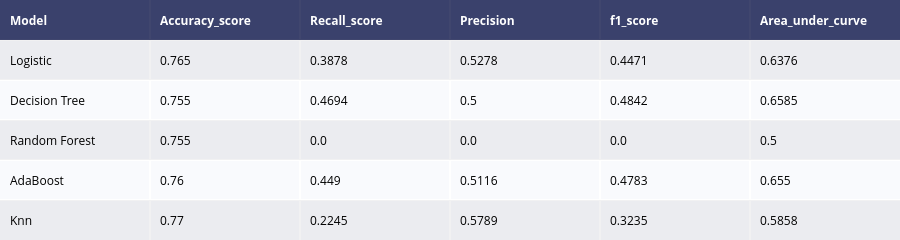

Notebook code for this chart:
### Markdown cell above
#### <font color='maroon'> Accuracy of models on Hyperparameter Tuning </font>

### Code cell
# Outputs for all model
model1 = model_performance(grid_lr,X_train,X_test,Y_train, Y_test,"Logistic" )
model2 = model_performance(grid_dtc, X_train, X_test, Y_train, Y_test,"Decision Tree")
model3 = model_performance(grid_rf, X_train, X_test, Y_train, Y_test,"Random Forest")
model4 = model_performance(grid_abc, X_train, X_test, Y_train, Y_test,"AdaBoost")
model5 = model_performance(grid_knn, X_train, X_test, Y_train, Y_test,"Knn")


# Concat all models
model_performances = pd.concat([model1, model2, model3, model4, model5], axis=0).reset_index()

model_performances = model_performances.drop(columns="index",axis=1)

table = ff.create_table(np.round(model_performances,4))

py.iplot(table)

### Figure 1 — Plotly figure (JSON) as saved in the notebook; plotly's stock layout.template omitted (floating-point values rounded to 4 significant figures)
{"data": [{"colorscale": [[0, "#00083e"], [0.5, "#ededee"], [1, "#ffffff"]], "hoverinfo": "none", "opacity": 0.75, "showscale": false, "type": "heatmap", "z": [[0, 0, 0, 0, 0, 0], [0.5, 0.5, 0.5, 0.5, 0.5, 0.5], [1, 1, 1, 1, 1, 1], [0.5, 0.5, 0.5, 0.5, 0.5, 0.5], [1, 1, 1, 1, 1, 1], [0.5, 0.5, 0.5, 0.5, 0.5, 0.5]]}], "layout": {"annotations": [{"align": "left", "font": {"color": "#ffffff"}, "showarrow": false, "text": "<b>Model</b>", "x": -0.45, "xanchor": "left", "xref": "x", "y": 0, "yref": "y"}, {"align": "left", "font": {"color": "#ffffff"}, "showarrow": false, "text": "<b>Accuracy_score</b>", "x": 0.55, "xanchor": "left", "xref": "x", "y": 0, "yref": "y"}, {"align": "left", "font": {"color": "#ffffff"}, "showarrow": false, "text": "<b>Recall_score</b>", "x": 1.55, "xanchor": "left", "xref": "x", "y": 0, "yref": "y"}, {"align": "left", "font": {"color": "#ffffff"}, "showarrow": false, "text": "<b>Precision</b>", "x": 2.55, "xanchor": "left", "xref": "x", "y": 0, "yref": "y"}, {"align": "left", "font": {"color": "#ffffff"}, "showarrow": false, "text": "<b>f1_score</b>", "x": 3.55, "xanchor": "left", "xref": "x", "y": 0, "yref": "y"}, {"align": "left", "font": {"color": "#ffffff"}, "showarrow": false, "text": "<b>Area_under_curve</b>", "x": 4.55, "xanchor": "left", "xref": "x", "y": 0, "yref": "y"}, {"align": "left", "font": {"color": "#000000"}, "showarrow": false, "text": "Logistic", "x": -0.45, "xanchor": "left", "xref": "x", "y": 1, "yref": "y"}, {"align": "left", "font": {"color": "#000000"}, "showarrow": false, "text": "0.765", "x": 0.55, "xanchor": "left", "xref": "x", "y": 1, "yref": "y"}, {"align": "left", "font": {"color": "#000000"}, "showarrow": false, "text": "0.3878", "x": 1.55, "xanchor": "left", "xref": "x", "y": 1, "yref": "y"}, {"align": "left", "font": {"color": "#000000"}, "showarrow": false, "text": "0.5278", "x": 2.55, "xanchor": "left", "xref": "x", "y": 1, "yref": "y"}, {"align": "left", "font": {"color": "#000000"}, "showarrow": false, "text": "0.4471", "x": 3.55, "xanchor": "left", "xref": "x", "y": 1, "yref": "y"}, {"align": "left", "font": {"color": "#000000"}, "showarrow": false, "text": "0.6376", "x": 4.55, "xanchor": "left", "xref": "x", "y": 1, "yref": "y"}, {"align": "left", "font": {"color": "#000000"}, "showarrow": false, "text": "Decision Tree", "x": -0.45, "xanchor": "left", "xref": "x", "y": 2, "yref": "y"}, {"align": "left", "font": {"color": "#000000"}, "showarrow": false, "text": "0.755", "x": 0.55, "xanchor": "left", "xref": "x", "y": 2, "yref": "y"}, {"align": "left", "font": {"color": "#000000"}, "showarrow": false, "text": "0.4694", "x": 1.55, "xanchor": "left", "xref": "x", "y": 2, "yref": "y"}, {"align": "left", "font": {"color": "#000000"}, "showarrow": false, "text": "0.5", "x": 2.55, "xanchor": "left", "xref": "x", "y": 2, "yref": "y"}, {"align": "left", "font": {"color": "#000000"}, "showarrow": false, "text": "0.4842", "x": 3.55, "xanchor": "left", "xref": "x", "y": 2, "yref": "y"}, {"align": "left", "font": {"color": "#000000"}, "showarrow": false, "text": "0.6585", "x": 4.55, "xanchor": "left", "xref": "x", "y": 2, "yref": "y"}, {"align": "left", "font": {"color": "#000000"}, "showarrow": false, "text": "Random Forest", "x": -0.45, "xanchor": "left", "xref": "x", "y": 3, "yref": "y"}, {"align": "left", "font": {"color": "#000000"}, "showarrow": false, "text": "0.755", "x": 0.55, "xanchor": "left", "xref": "x", "y": 3, "yref": "y"}, {"align": "left", "font": {"color": "#000000"}, "showarrow": false, "text": "0.0", "x": 1.55, "xanchor": "left", "xref": "x", "y": 3, "yref": "y"}, {"align": "left", "font": {"color": "#000000"}, "showarrow": false, "text": "0.0", "x": 2.55, "xanchor": "left", "xref": "x", "y": 3, "yref": "y"}, {"align": "left", "font": {"color": "#000000"}, "showarrow": false, "text": "0.0", "x": 3.55, "xanchor": "left", "xref": "x", "y": 3, "yref": "y"}, {"align": "left", "font": {"color": "#000000"}, "showarrow": false, "text": "0.5", "x": 4.55, "xanchor": "left", "xref": "x", "y": 3, "yref": "y"}, {"align": "left", "font": {"color": "#000000"}, "showarrow": false, "text": "AdaBoost", "x": -0.45, "xanchor": "left", "xref": "x", "y": 4, "yref": "y"}, {"align": "left", "font": {"color": "#000000"}, "showarrow": false, "text": "0.76", "x": 0.55, "xanchor": "left", "xref": "x", "y": 4, "yref": "y"}, {"align": "left", "font": {"color": "#000000"}, "showarrow": false, "text": "0.449", "x": 1.55, "xanchor": "left", "xref": "x", "y": 4, "yref": "y"}, {"align": "left", "font": {"color": "#000000"}, "showarrow": false, "text": "0.5116", "x": 2.55, "xanchor": "left", "xref": "x", "y": 4, "yref": "y"}, {"align": "left", "font": {"color": "#000000"}, "showarrow": false, "text": "0.4783", "x": 3.55, "xanchor": "left", "xref": "x", "y": 4, "yref": "y"}, {"align": "left", "font": {"color": "#000000"}, "showarrow": false, "text": "0.655", "x": 4.55, "xanchor": "left", "xref": "x", "y": 4, "yref": "y"}, {"align": "left", "font": {"color": "#000000"}, "showarrow": false, "text": "Knn", "x": -0.45, "xanchor": "left", "xref": "x", "y": 5, "yref": "y"}, {"align": "left", "font": {"color": "#000000"}, "showarrow": false, "text": "0.77", "x": 0.55, "xanchor": "left", "xref": "x", "y": 5, "yref": "y"}, {"align": "left", "font": {"color": "#000000"}, "showarrow": false, "text": "0.2245", "x": 1.55, "xanchor": "left", "xref": "x", "y": 5, "yref": "y"}, {"align": "left", "font": {"color": "#000000"}, "showarrow": false, "text": "0.5789", "x": 2.55, "xanchor": "left", "xref": "x", "y": 5, "yref": "y"}, {"align": "left", "font": {"color": "#000000"}, "showarrow": false, "text": "0.3235", "x": 3.55, "xanchor": "left", "xref": "x", "y": 5, "yref": "y"}, {"align": "left", "font": {"color": "#000000"}, "showarrow": false, "text": "0.5858", "x": 4.55, "xanchor": "left", "xref": "x", "y": 5, "yref": "y"}], "height": 230, "margin": {"b": 0, "l": 0, "r": 0, "t": 0}, "xaxis": {"dtick": 1, "gridwidth": 2, "showticklabels": false, "tick0": -0.5, "ticks": "", "zeroline": false}, "yaxis": {"autorange": "reversed", "dtick": 1, "gridwidth": 2, "showticklabels": false, "tick0": 0.5, "ticks": "", "zeroline": false}}}
